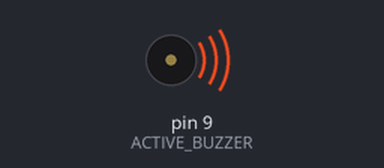
Bench run of a sketch on a simulated Arduino Uno, built with avr-gcc and run on an emulated ATmega328P. On the bench: buzzer (waves = sounding, pin HIGH).

Above: at 0.1 s.
At 3.1 s:
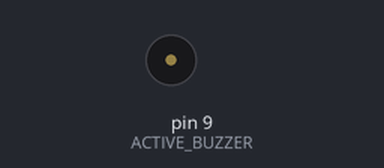
Timing chart, 0 to 4.6 s (numbered marks = the images above):
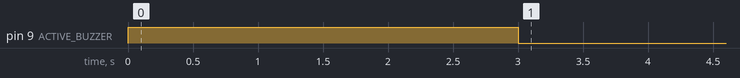

The sketch:

349_1.ino
```cpp
//p.199

const int ACTIVE_BUZZER = 9;

void setup() {
  pinMode(ACTIVE_BUZZER, OUTPUT);

  digitalWrite(ACTIVE_BUZZER, HIGH);
  delay(3000);
  digitalWrite(ACTIVE_BUZZER, LOW);
}

void loop() {

}
```
